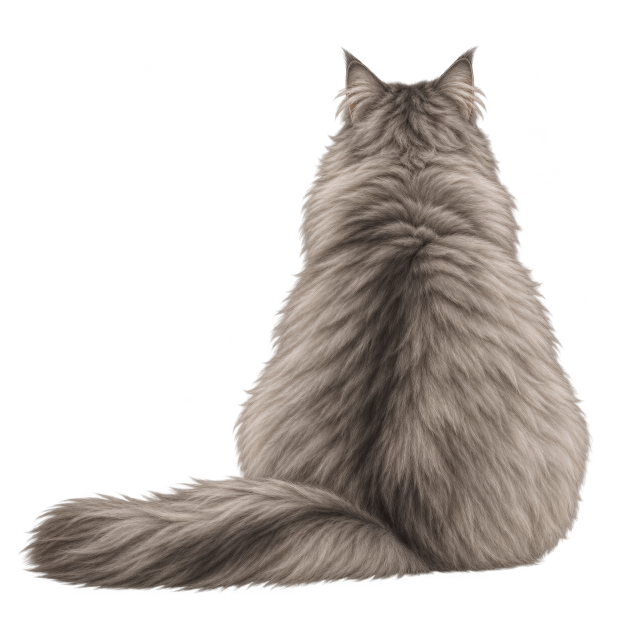
#> input picture draft-assets/approved-sitting-v1/rear.png, 1254 x 1254 px (shown at 1/2 size)
$ python Register-ApprovedSittingV11.py
#> lines starting #> are read from the running program, lines starting #| are printed output that depends on the picture; long printed decimals are rounded
"""V11: register owner-approved draft-assets/approved-sitting-v1/{rear,side}.png (1254 px)
into the 1024 sit runtime canvas (root x 512, support y 944). Source pixels are only
uniformly resampled; nothing is repainted or retextured.

Two scale candidates per pose, because the manual landmark metrics disagree by more
than planning/anatomical-sizing-v10.json uncertaintyNativePixels (3):
  head  - skull width / ear-apex spacing matched to art/frames/sit/000.png (physicalScaleRule)
  owner - the rear/side-to-front ratio Hatt last requested in the numbered review
          (numbered-sizing-baseline-v2 = v1 x his "+20% bigger"; its sources share
          approved-v1 geometry within ~15 px, and its front is sit/000 x 1.20)
`SELECTED` goes into the DEV build as rear.png / side.png; both are on the review sheet.
Never scaled by canvas, alpha bbox, tail reach or ear-to-floor height.
"""
from pathlib import Path
import hashlib
import json
import math

import numpy as np
from PIL import Image

ROOT = Path(__file__).resolve().parents[2]
OUT = ROOT / 'draft-assets/restore-v11'
SIT = ROOT / 'art/frames/sit/000.png'
CANVAS, ROOT_X, SUPPORT_Y, MARGIN = 1024, 512, 944, 4

# Manual landmarks (native px of each file; +/-3 px). Front values for sit/000.
SIT_LANDMARKS = {
    'nearPinnaApex': [447, 529], 'nearPinnaBase': [454, 585],      # anatomical-sizing-v10.json
    'earApexLeft': [450, 527], 'earApexRight': [614, 533],          # solid pinna apexes
    'skullOuterLeft': [447, 580], 'skullOuterRight': [620, 590],    # outer ear-base skull line
    'workingEyeLeft': [482, 615], 'workingEyeRight': [516, 615],    # eye opening width
}
POSES = {
    'rear': {
        'id': 6, 'label': '6. Sitting away (approved v1)',
        'source': 'draft-assets/approved-sitting-v1/rear.png',
        'landmarks': {
            'earApexLeft': [695, 112], 'earApexRight': [942, 110],
            'skullOuterLeft': [690, 180], 'skullOuterRight': [945, 180],
            'nearPinnaApex': [695, 112], 'nearPinnaBase': [690, 180],
        },
        'rootX': 818,       # spine line = ear-apex midpoint
        'supportY': 1172,   # last row whose widest solid (alpha>128) run is >=25% of the max row width
        'headBox': [660, 90, 980, 330],
        'ownerScaleAtSmall': 0.22652027027027027, 'ownerSource': 'draft-assets/numbered-sizing-v2/sit-rear.png',
    },
    'side': {
        'id': 8, 'label': '8. Sitting side (approved v1 Persian)',
        'source': 'draft-assets/approved-sitting-v1/side.png',
        'landmarks': {
            'earApexLeft': [842, 52], 'earApexRight': [1108, 55],
            'workingEyeLeft': [941, 262], 'workingEyeRight': [999, 262],
            'nearPinnaApex': [845, 77], 'nearPinnaBase': [818, 180],
        },
        'rootX': 700,       # between haunch and front paws, tail excluded (manual)
        'supportY': 1172,
        'headBox': [790, 40, 1140, 420],
        'ownerScaleAtSmall': 0.21750648788927335, 'ownerSource': 'draft-assets/numbered-sizing-v2/sit-side.png',
    },
}
OWNER_FRONT_SCALE_AT_SMALL = 0.41339712918660293   # numbered-sizing-baseline-v2 pose 1 (legacy sit-front 1254)
LEGACY_FRONT_PER_SIT000 = 1.20                      # legacy sit-front = sit/000 x 1.20 (ear spacing 198/165, height 510/425)
SELECTED = {'rear': 'owner', 'side': 'owner'}


def dist(a, b):
    return math.hypot(a[0] - b[0], a[1] - b[1])


def sha(path):
    return hashlib.sha256(Path(path).read_bytes()).hexdigest()


def metrics(lm):
    out = {}
    if 'earApexLeft' in lm:
        out['earApexSpacing'] = dist(lm['earApexLeft'], lm['earApexRight'])
    if 'skullOuterLeft' in lm:
        out['skullWidth'] = dist(lm['skullOuterLeft'], lm['skullOuterRight'])
    if 'workingEyeLeft' in lm:
        out['eyeWidth'] = dist(lm['workingEyeLeft'], lm['workingEyeRight'])
    out['pinnaLength'] = dist(lm['nearPinnaApex'], lm['nearPinnaBase'])
    return out


def render(src, scale, root_x, support_y):
#> called with scale = 0.672, root_x = 818, support_y = 1172
    image = Image.open(src).convert('RGBA')
#> image is the input picture: PIL image 1254x1254 RGBA; mean R, G, B, A 53.9, 48.3, 44, 95.7
    w, h = image.size
#> w = 1254; h = 1254
    size = (round(w * scale), round(h * scale))
#> size = (843, 843)
    scaled = image.convert('RGBa').resize(size, Image.LANCZOS).convert('RGBA')
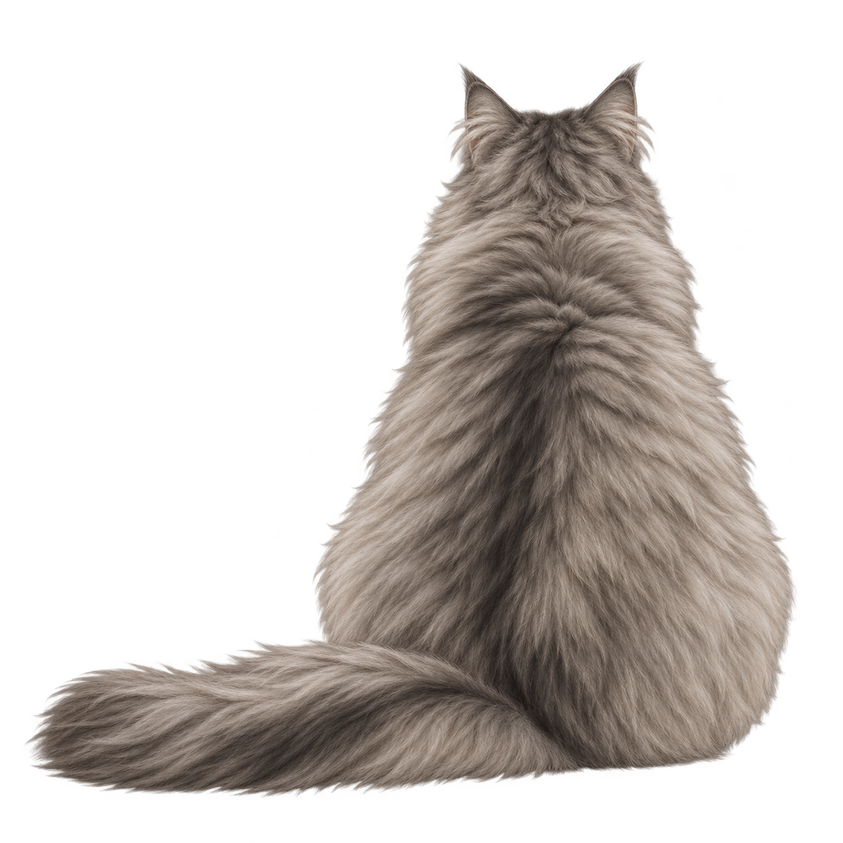
#> scaled: PIL image 843x843 RGBA; mean R, G, B, A 53.6, 48, 43.7, 95.7; transparent parts drawn white
    ox = ROOT_X - round(root_x * scale)
    oy = SUPPORT_Y - round(support_y * scale)
    box = scaled.getchannel('A').point(lambda a: 255 if a > 8 else 0).getbbox()
#> box = (24, 61, 798, 798)
    shift = 0
    if ox + box[0] < MARGIN:
        shift = MARGIN - (ox + box[0])
#> shift = 18
    elif ox + box[2] > CANVAS - MARGIN:
        shift = CANVAS - MARGIN - (ox + box[2])
    ox += shift
#> ox = -20
    canvas = Image.new('RGBA', (CANVAS, CANVAS), (0, 0, 0, 0))
#> canvas: PIL image 1024x1024 RGBA; every value is 0
    canvas.alpha_composite(scaled, (ox, oy)) if ox >= 0 and oy >= 0 else canvas.paste(scaled, (ox, oy), scaled)
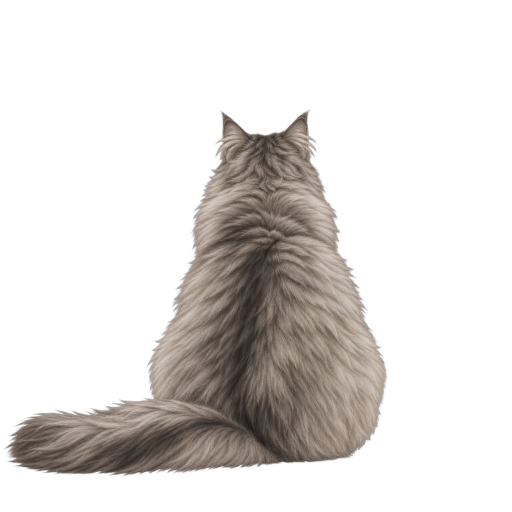
#> canvas: PIL image 1024x1024 RGBA (shown at 1/2 size); mean R, G, B, A 33.3, 29.9, 27.5, 63.6; transparent parts drawn white
    out_box = canvas.getchannel('A').point(lambda a: 255 if a > 8 else 0).getbbox()
#> out_box = (6, 218, 776, 953)
    assert out_box[0] > 0 and out_box[1] > 0 and out_box[2] < CANVAS and out_box[3] < CANVAS, 'fur touches canvas edge'
    return canvas, ox, oy, shift, out_box


def main():
    OUT.mkdir(parents=True, exist_ok=True)
    sit_m = metrics(SIT_LANDMARKS)
    sit_rate = 1 / (OWNER_FRONT_SCALE_AT_SMALL * LEGACY_FRONT_PER_SIT000)   # sit/000 px per small px in that review
    record = {'version': 11, 'date': '2026-11-07', 'reference': 'art/frames/sit/000.png', 'referenceSHA256': sha(SIT),
              'referenceLandmarks': SIT_LANDMARKS, 'referenceMetrics': sit_m,
              'canvas': CANVAS, 'rootX': ROOT_X, 'supportY': SUPPORT_Y, 'uncertaintyNativePixels': 3,
              'landmarksAreManual': True, 'ownerApprovedAnatomicalMeasurement': False,
              'resample': 'uniform LANCZOS on premultiplied alpha; no repaint, no retexture',
              'caveat': 'approved-v1 rear/side fur is longer/wavier than sit/000; Hatt approved them as-is, no retexture attempted',
              'poses': {}, 'poseOverrides': []}
    for name, pose in POSES.items():
        src = ROOT / pose['source']
        m = metrics(pose['landmarks'])
        ratios = {k: sit_m[k] / v for k, v in m.items() if k in sit_m}
        head_keys = [k for k in ('earApexSpacing', 'skullWidth', 'eyeWidth') if k in ratios]
        head_scale = sum(ratios[k] for k in head_keys) / len(head_keys)
        owner_scale = pose['ownerScaleAtSmall'] * sit_rate
        candidates = {}
        for cand, scale in (('head', head_scale), ('owner', owner_scale)):
            canvas, ox, oy, shift, box = render(src, scale, pose['rootX'], pose['supportY'])
#> ox = -20; oy = 156; shift = 18; box = (6, 218, 776, 953)
            path = OUT / f'{name}-{cand}.png'
            canvas.save(path, optimize=True)
            residual = {k: round(m[k] * scale - sit_m[k], 2) for k in ratios}
            hb = pose['headBox']
            candidates[cand] = {
                'file': path.relative_to(ROOT).as_posix(), 'sha256': sha(path), 'scale': round(scale, 6),
                'offset': [ox, oy], 'horizontalShiftToFit': shift, 'anchorX': ROOT_X + shift,
                'alpha8Bounds': list(box), 'landmarkResidualNativePx': residual,
                'withinUncertainty': {k: abs(v) <= 3 for k, v in residual.items()},
                'headCrop': [round(hb[0] * scale + ox), round(hb[1] * scale + oy),
                             round(hb[2] * scale + ox), round(hb[3] * scale + oy)],
            }
        pick = SELECTED[name]
#> pick = 'owner'
        chosen = candidates[pick]
#> chosen = 10 items
        final = OUT / f'{name}.png'
        final.write_bytes((ROOT / chosen['file']).read_bytes())
        record['poses'][name] = {
            'id': pose['id'], 'source': pose['source'], 'sourceSHA256': sha(src), 'landmarks': pose['landmarks'],
            'metrics': m, 'ratiosToSit000': ratios, 'rootX': pose['rootX'], 'supportY': pose['supportY'],
            'ownerSizedFrom': pose['ownerSource'], 'candidates': candidates, 'selected': pick,
            'output': final.relative_to(ROOT).as_posix(), 'outputSHA256': sha(final),
            'ambiguous': not all(all(c['withinUncertainty'].values()) for c in candidates.values()),
        }
        record['poseOverrides'].append({
            'id': pose['id'], 'source': final.relative_to(ROOT).as_posix(), 'sourceSHA256': sha(final),
            'supportY': SUPPORT_Y, 'scaleAtSmall': 0.46875, 'anchorX': chosen['anchorX'], 'headCrop': chosen['headCrop'],
            'label': pose['label'],
            'description': f"Owner-approved approved-sitting-v1 {name}, uniformly registered into the sit 1024 canvas "
                           f"({pick} scale candidate {chosen['scale']:.3f})",
        })
#> pass 2 of the loop in main, `for name, pose in POSES.items():`:
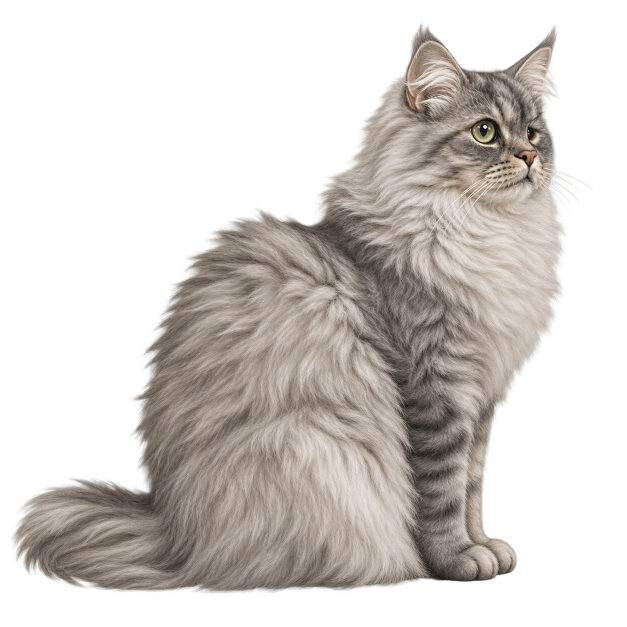
#> input picture draft-assets/approved-sitting-v1/side.png, 1254 x 1254 px (shown at 1/2 size)
#> in render, image is the input picture: PIL image 1254x1254 RGBA; mean R, G, B, A 74, 68.9, 64.6, 111.2
#> in render (call 3), `scaled = image.convert('RGBa').resize(size, Image.LANCZOS).convert('RG..`:
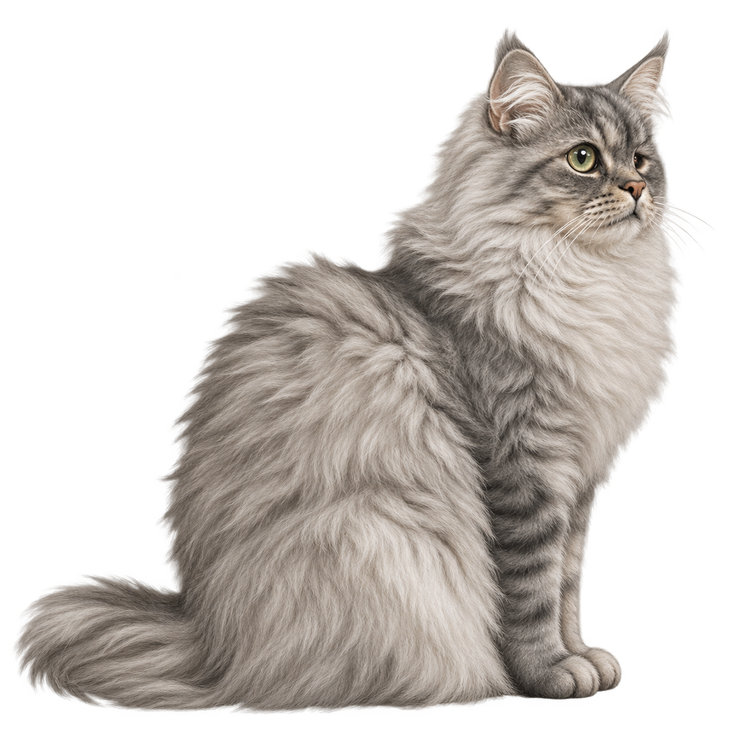
#> scaled: PIL image 754x754 RGBA; mean R, G, B, A 73.8, 68.7, 64.4, 111.2; transparent parts drawn white
#> in render (call 3), `box = scaled.getchannel('A').point(lambda a: 255 if a > 8 else 0).getb..`: box = (12, 26, 714, 715)
#> in render (call 3), `canvas.alpha_composite(scaled, (ox, oy)) if ox >= 0 and oy >= 0 else c..`:
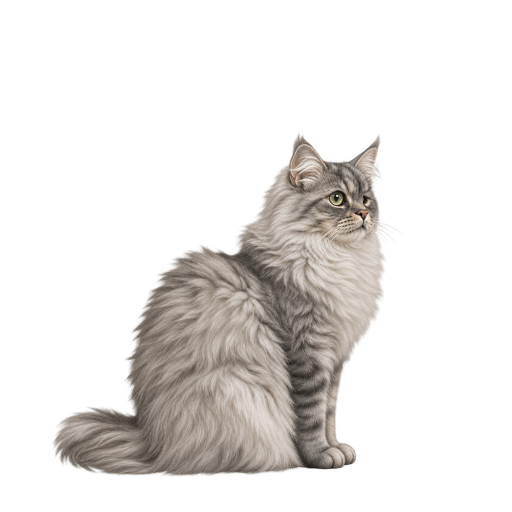
#> canvas: PIL image 1024x1024 RGBA (shown at 1/2 size); mean R, G, B, A 40, 37.2, 34.9, 60.3; transparent parts drawn white
#> out_box = (103, 265, 805, 954)
#> in main, `canvas, ox, oy, shift, box = render(src, scale, pose['rootX'], pose['s..`: ox = 91; oy = 239; shift = 0; box = (103, 265, 805, 954)
    (OUT / 'registration.json').write_text(json.dumps(record, indent=2) + '\n')
    for name, value in record['poses'].items():
        print(name, 'selected', value['selected'], {k: (v['scale'], v['landmarkResidualNativePx']) for k, v in value['candidates'].items()})
#> this loop made 2 passes
#> name on passes 1 to 2: 'rear', 'side'
#| rear selected owner {'head': (0.672, {'earApexSpacing': 1.87, 'skullWidth': -1.93, 'pinnaLength': -10.62}), 'owner': (0.4566, {'earApexSpacing': -51.32, 'skullWidth': -56.85, 'pinnaLength': -25.3})}
#| side selected owner {'head': (0.6016, {'earApexSpacing': -4.08, 'eyeWidth': 0.89, 'pinnaLength': 7.62}), 'owner': (0.4385, {'earApexSpacing': -47.47, 'eyeWidth': -8.57, 'pinnaLength': -9.75})}


if __name__ == '__main__':
    main()
